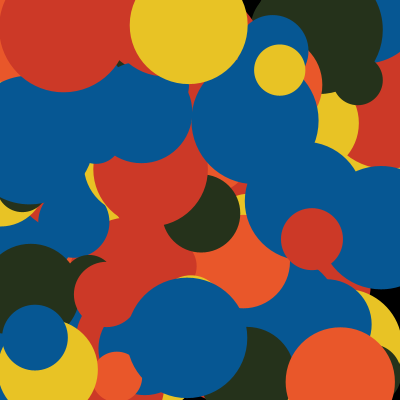
Frame 1 (no input)
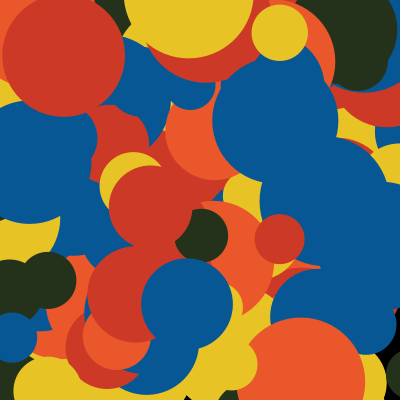
Frame 60 (the mouse pressed at the canvas centre just before this capture)
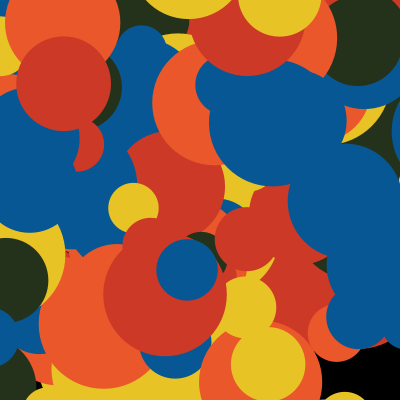
Frame 120 (the mouse held since frame 60 and released just before this capture)

The Processing sketch that drew these frames (run headless with seeded random() and noise(); from frame 60 on, the mouse is pressed at the canvas centre):

// Processing sketch: processing_101206
// ── processing_101206.pde

Shape[] shapeCollection; // an array of our classes
int objectCount = 150; // how many objects
int drawMode = 0; // what do we draw?

void setup() {
  size(400, 400); 
  smooth();

  // create 100s of objects
  // first create the array
  // then for each element, create a new object
  shapeCollection = new Shape[objectCount];
  for(int i=0; i<objectCount; i++) {
    shapeCollection[i] = new Shape();
  }
}

void draw() {  
  background(0);

  for(int i=0; i<objectCount; i++) {
    // update position & draw
    shapeCollection[i].update();
    shapeCollection[i].display();
  }
}


class Shape {
  PVector pos;

  float diameter;
  float rotation;
  float speed;
  
  color shapeColor;
  int animateMode;

  Shape() {
    pos = new PVector();
    speed = random(0.3, 0.7);

    diameter = random(50, 130);
    rotation = random(0, 360);

    animateMode = (int)random(4);

    pos.x = random(0, width);
    pos.y = random(0, height);
    
    randomColor();
  }

  void update() {
    // move the object
    if(animateMode == 0) {
      pos.x += speed;
      if(pos.x > width+diameter) pos.x = -diameter;
    } 
    else if (animateMode == 1) {
      pos.x -= speed;
      if(pos.x < -diameter) pos.x = width+diameter;
    } 
    else if (animateMode == 2) {
      pos.y += speed;
      if(pos.y > height + diameter) pos.y = -diameter;
    } 
    else if (animateMode == 3) {
      pos.y -= speed;
      if(pos.y < -diameter) pos.y = height+diameter;
    }
    
    diameter = 90+cos(radians(rotation))*40;
    rotation+=0.8;
  }

  void display() {
    // draw the line
    noStroke();
    fill(shapeColor);
    ellipse(pos.x, pos.y, diameter,diameter);
    //rect(pos.x, pos.y, diameter,diameter);
  }

  void randomColor() {
    int randomColor = (int)random(0, 5);

    if(randomColor == 0) {
      shapeColor = color(6, 87, 147);
    } 
    else if(randomColor == 1) {
      shapeColor = color(204, 57, 39);
    } 
    else if(randomColor == 2) {
      shapeColor = color(37, 50, 27);
    } 
    else if(randomColor == 3) {
      shapeColor = color(232, 195, 37);
    } 
    else if(randomColor == 4) { 
      shapeColor = color(233, 87, 42);
    }
  }
}
